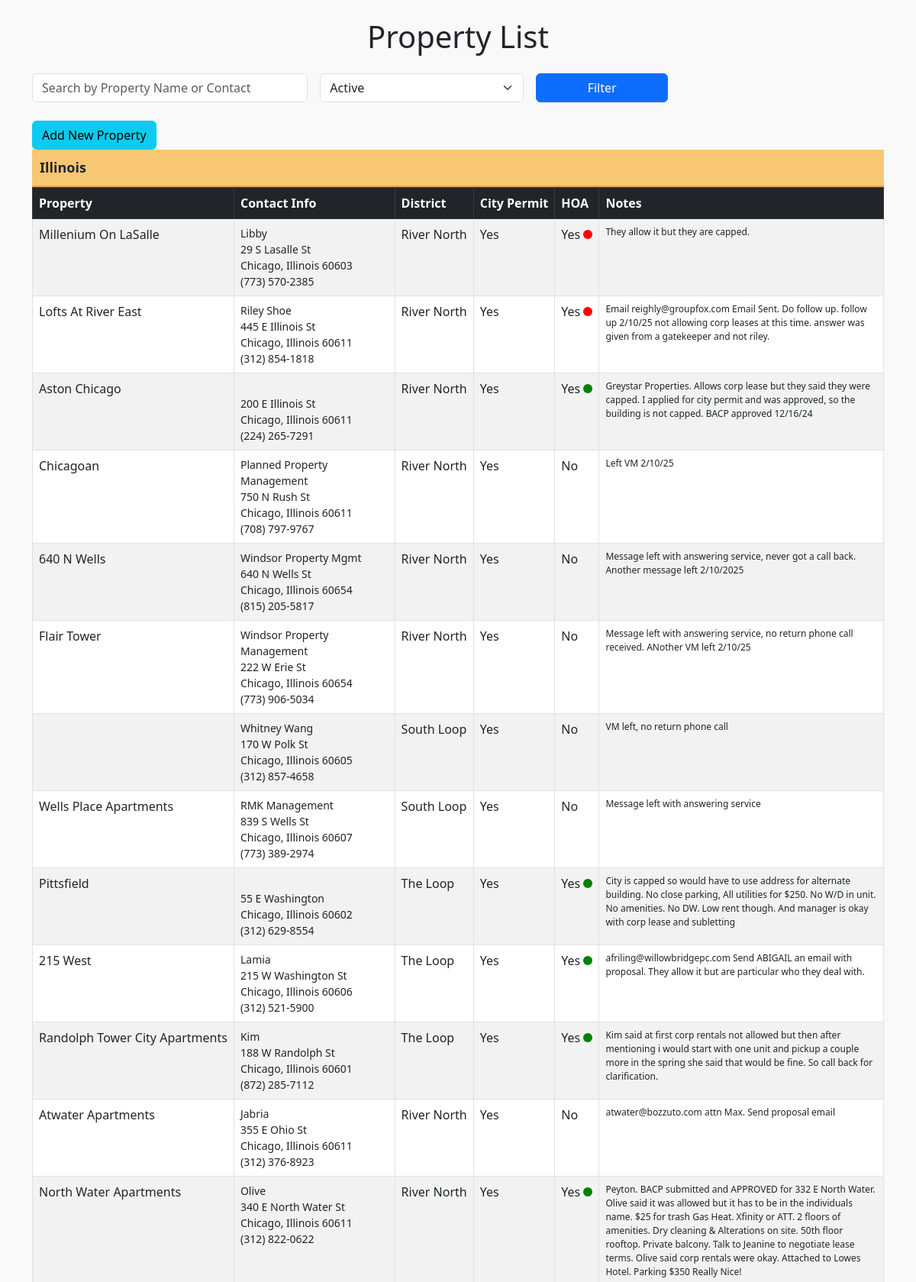
Page /list.php (signed in, upper part) on the committed database.
### tables this page shows
CREATE TABLE `properties` (
  `RECORD_ID` int NOT NULL,
  `PROPERTY_NAME` varchar(255) NOT NULL,
  `CONTACT` varchar(255) DEFAULT NULL,
  `HOUSE_NUMBER` int DEFAULT NULL,
  `STREET_NAME` varchar(255) DEFAULT NULL,
  `CITY` varchar(255) DEFAULT NULL,
  `DISTRICT` varchar(50) DEFAULT NULL,
  `STATE` char(2) DEFAULT NULL,
  `ZIPCODE` int DEFAULT NULL,
  `PHONE_NUMBER` varchar(20) NOT NULL,
  `CITY_PERMITABLE` enum('yes','no') DEFAULT NULL,
  `ISHOA` enum('yes','no') DEFAULT NULL,
  `HOA_ALLOWED` enum('yes','no') DEFAULT NULL,
  `STATUS` enum('yes','no') DEFAULT NULL,
  `NOTES` text
);

### list.php (the view, shortened to what this page needs)
<?php
require 'config.php';
$filterStatus = $_GET['status'] ?? 'active';
$sortColumn = $_GET['sort'] ?? 'STATE';
$sortOrder = $_GET['order'] ?? 'ASC';
$search = $_GET['search'] ?? '';
function getStateFullName($abbr) {
    $states = [
        "AL" => "Alabama", "AK" => "Alaska", "AZ" => "Arizona", "AR" => "Arkansas",
        "CA" => "California", "CO" => "Colorado", "CT" => "Connecticut", "DE" => "Delaware",
        "FL" => "Florida", "GA" => "Georgia", "HI" => "Hawaii", "ID" => "Idaho",
        "IL" => "Illinois", "IN" => "Indiana", "IA" => "Iowa", "KS" => "Kansas",
        "KY" => "Kentucky", "LA" => "Louisiana", "ME" => "Maine", "MD" => "Maryland",
        "MA" => "Massachusetts", "MI" => "Michigan", "MN" => "Minnesota", "MS" => "Mississippi",
        "MO" => "Missouri", "MT" => "Montana", "NE" => "Nebraska", "NV" => "Nevada",
        "NH" => "New Hampshire", "NJ" => "New Jersey", "NM" => "New Mexico", "NY" => "New York",
        "NC" => "North Carolina", "ND" => "North Dakota", "OH" => "Ohio", "OK" => "Oklahoma",
        "OR" => "Oregon", "PA" => "Pennsylvania", "RI" => "Rhode Island", "SC" => "South Carolina",
        "SD" => "South Dakota", "TN" => "Tennessee", "TX" => "Texas", "UT" => "Utah",
        "VT" => "Vermont", "VA" => "Virginia", "WA" => "Washington", "WV" => "West Virginia",
        "WI" => "Wisconsin", "WY" => "Wyoming"
    ];
    return $states[$abbr] ?? $abbr;
}
$query = "SELECT * FROM properties WHERE STATUS = 'yes'";
$params = [];
$query .= " ORDER BY $sortColumn $sortOrder";
$stmt = $pdo->prepare($query);
$stmt->execute($params);
$properties = $stmt->fetchAll(PDO::FETCH_ASSOC);
?>
<!DOCTYPE html>
<html lang="en">
<head>
    <link href="https://cdn.jsdelivr.net/npm/bootstrap@5.3.0-alpha3/dist/css/bootstrap.min.css" rel="stylesheet">
</head>
<body>
<div class="container mt-4">
    <h1 class="text-center mb-4">Property List</h1>
    <form class="row g-3 mb-4">
        <div class="col-md-4">
            <input type="text" class="form-control" name="search" value="<?= htmlspecialchars($search) ?>" placeholder="Search by Property Name or Contact">
        </div>
        <div class="col-md-3">
            <select class="form-select" name="status">
                <option value="active" <?= $filterStatus === 'active' ? 'selected' : '' ?>>Active</option>
            </select>
        </div>
        <div class="col-md-2">
            <button type="submit" class="btn btn-primary w-100">Filter</button>
        </div>
    </form>
     <a href="edit.php" class="btn btn-info btn-md">Add New Property</a>
    <?php
    $currentState = null;
    foreach ($properties as $property):
        $fullStateName = getStateFullName($property['STATE']);
        if ($property['STATE'] !== $currentState):
            $currentState = $property['STATE'];
    ?>
        <div class="state-header"><?= htmlspecialchars($fullStateName) ?></div>
        <div class="table-responsive">
            <table class="table table-striped table-bordered">
                <thead class="table-dark">
                    <tr>
                        <th>Property</th>
                        <th>Contact Info</th>
                        <th>District</th>
                        <th>City Permit</th>
                        <th>HOA</th>
                        <th>Notes</th>
                    </tr>
                </thead>
                <tbody>
    <?php endif; ?>
                    <tr class="clickable-row" data-href="edit.php?id=<?= $property['RECORD_ID'] ?>">
                        <td><?= htmlspecialchars($property['PROPERTY_NAME']) ?></td>
                        <td class="contact-info">
                            <?= htmlspecialchars($property['CONTACT']) ?><br>
                            <?= htmlspecialchars($property['HOUSE_NUMBER'] . ' ' . $property['STREET_NAME']) ?><br>
                            <?= htmlspecialchars($property['CITY'] . ', ' . getStateFullName($property['STATE']) . ' ' . $property['ZIPCODE']) ?><br>
                            <?= htmlspecialchars($property['PHONE_NUMBER']) ?>
                        </td>
                        <td><?= htmlspecialchars($property['DISTRICT'] ?? '--') ?></td>
                        <td><?= $property['CITY_PERMITABLE'] === 'yes' ? 'Yes' : 'No' ?></td>
                        <td>
                            <?= $property['ISHOA'] === 'yes' ? 'Yes' : 'No' ?>
                            <?php if ($property['ISHOA'] === 'yes'): ?>
                                <span class="dot <?= $property['HOA_ALLOWED'] === 'yes' ? 'dot-green' : 'dot-red' ?>"></span>
                            <?php endif; ?>
                        </td>
                        <td class="property-notes"><?= htmlspecialchars($property['NOTES'] ?? '--') ?></td>
                    </tr>
    <?php endforeach; ?>
                </tbody>
            </table>
        </div>
</div>
</body>
</html>

### list.php (style rules this page uses)
body { background-color: #f9f9f9; }
.state-header { background-color: #f7c774; padding: 10px; font-size: 18px; font-weight: bold; border-bottom: 2px solid #e3a655; }
.dot { height: 12px; width: 12px; border-radius: 50%; display: inline-block; }
.dot-green { background-color: green; }
.dot-red { background-color: red; }
.property-notes { font-size: 12px; color: #555; word-wrap: break-word; white-space: normal; max-width: 400px; overflow-wrap: break-word; }
.contact-info { font-size: 14px; line-height: 1.5; white-space: normal; max-width: 250px; }
.clickable-row { cursor: pointer; }
.table-responsive { overflow-x: auto; white-space: nowrap; }

### rows in the picture
properties: STATE "Illinois", PROPERTY_NAME "Millenium On LaSalle", CONTACT "Libby", HOUSE_NUMBER+STREET_NAME "29 S Lasalle St", CITY+STATE+ZIPCODE "Chicago, Illinois 60603", PHONE_NUMBER "(773) 570-2385", DISTRICT "River North", CITY_PERMITABLE "Yes", ISHOA "Yes", NOTES "They allow it but they are capped."
properties: PROPERTY_NAME "Lofts At River East", CONTACT "Riley Shoe", HOUSE_NUMBER+STREET_NAME "445 E Illinois St", CITY+STATE+ZIPCODE "Chicago, Illinois 60611", PHONE_NUMBER "(312) 854-1818", DISTRICT "River North", CITY_PERMITABLE "Yes", ISHOA "Yes", NOTES "Email reighly@groupfox.com Email Sent. Do follow up. follow up 2/10/25 not allowing corp leases at this time. answer was given from a gatekeeper and not riley."
properties: PROPERTY_NAME "Aston Chicago", HOUSE_NUMBER+STREET_NAME "200 E Illinois St", CITY+STATE+ZIPCODE "Chicago, Illinois 60611", PHONE_NUMBER "(224) 265-7291", DISTRICT "River North", CITY_PERMITABLE "Yes", ISHOA "Yes", NOTES "Greystar Properties. Allows corp lease but they said they were capped. I applied for city permit and was approved, so the building is not capped. BACP approved 12/16/24"
properties: PROPERTY_NAME "Chicagoan", CONTACT "Planned Property Management", HOUSE_NUMBER+STREET_NAME "750 N Rush St", CITY+STATE+ZIPCODE "Chicago, Illinois 60611", PHONE_NUMBER "(708) 797-9767", DISTRICT "River North", CITY_PERMITABLE "Yes", ISHOA "No", NOTES "Left VM 2/10/25"
properties: PROPERTY_NAME "640 N Wells", CONTACT "Windsor Property Mgmt", HOUSE_NUMBER+STREET_NAME "640 N Wells St", CITY+STATE+ZIPCODE "Chicago, Illinois 60654", PHONE_NUMBER "(815) 205-5817", DISTRICT "River North", CITY_PERMITABLE "Yes", ISHOA "No", NOTES "Message left with answering service, never got a call back. Another message left 2/10/2025"
properties: PROPERTY_NAME "Flair Tower", CONTACT "Windsor Property Management", HOUSE_NUMBER+STREET_NAME "222 W Erie St", CITY+STATE+ZIPCODE "Chicago, Illinois 60654", PHONE_NUMBER "(773) 906-5034", DISTRICT "River North", CITY_PERMITABLE "Yes", ISHOA "No", NOTES "Message left with answering service, no return phone call received. ANother VM left 2/10/25"
properties: CONTACT "Whitney Wang", HOUSE_NUMBER+STREET_NAME "170 W Polk St", CITY+STATE+ZIPCODE "Chicago, Illinois 60605", PHONE_NUMBER "(312) 857-4658", DISTRICT "South Loop", CITY_PERMITABLE "Yes", ISHOA "No", NOTES "VM left, no return phone call"
properties: PROPERTY_NAME "Wells Place Apartments", CONTACT "RMK Management", HOUSE_NUMBER+STREET_NAME "839 S Wells St", CITY+STATE+ZIPCODE "Chicago, Illinois 60607", PHONE_NUMBER "(773) 389-2974", DISTRICT "South Loop", CITY_PERMITABLE "Yes", ISHOA "No", NOTES "Message left with answering service"
properties: PROPERTY_NAME "Pittsfield", HOUSE_NUMBER+STREET_NAME "55 E Washington", CITY+STATE+ZIPCODE "Chicago, Illinois 60602", PHONE_NUMBER "(312) 629-8554", DISTRICT "The Loop", CITY_PERMITABLE "Yes", ISHOA "Yes", NOTES "City is capped so would have to use address for alternate building. No close parking, All utilities for $250. No W/D in unit. No amenities. No DW. Low rent though. And manager is okay with corp lease and subletting"
properties: PROPERTY_NAME "215 West", CONTACT "Lamia", HOUSE_NUMBER+STREET_NAME "215 W Washington St", CITY+STATE+ZIPCODE "Chicago, Illinois 60606", PHONE_NUMBER "(312) 521-5900", DISTRICT "The Loop", CITY_PERMITABLE "Yes", ISHOA "Yes", NOTES "afriling@willowbridgepc.com Send ABIGAIL an email with proposal. They allow it but are particular who they deal with."
properties: PROPERTY_NAME "Randolph Tower City Apartments", CONTACT "Kim", HOUSE_NUMBER+STREET_NAME "188 W Randolph St", CITY+STATE+ZIPCODE "Chicago, Illinois 60601", PHONE_NUMBER "(872) 285-7112", DISTRICT "The Loop", CITY_PERMITABLE "Yes", ISHOA "Yes", NOTES "Kim said at first corp rentals not allowed but then after mentioning i would start with one unit and pickup a couple more in the spring she said that would be fine. So call back for clarification."
properties: PROPERTY_NAME "Atwater Apartments", CONTACT "Jabria", HOUSE_NUMBER+STREET_NAME "355 E Ohio St", CITY+STATE+ZIPCODE "Chicago, Illinois 60611", PHONE_NUMBER "(312) 376-8923", DISTRICT "River North", CITY_PERMITABLE "Yes", ISHOA "No", NOTES "atwater@bozzuto.com attn Max. Send proposal email"
properties: PROPERTY_NAME "North Water Apartments", CONTACT "Olive", HOUSE_NUMBER+STREET_NAME "340 E North Water St", CITY+STATE+ZIPCODE "Chicago, Illinois 60611", PHONE_NUMBER "(312) 822-0622", DISTRICT "River North", CITY_PERMITABLE "Yes", ISHOA "Yes", NOTES "Peyton. BACP submitted and APPROVED for 332 E North Water. Olive said it was allowed but it has to be in the individuals name. $25 for trash Gas Heat. Xfinity or ATT. 2 floors of amenities. Dry cleaning & Alterations on site. 50th floor rooftop. Private balcony. Talk to Jeanine to negotiate lease terms. Olive said corp rentals were okay. Attached to Lowes Hotel. Parking $350 Really Nice!"
